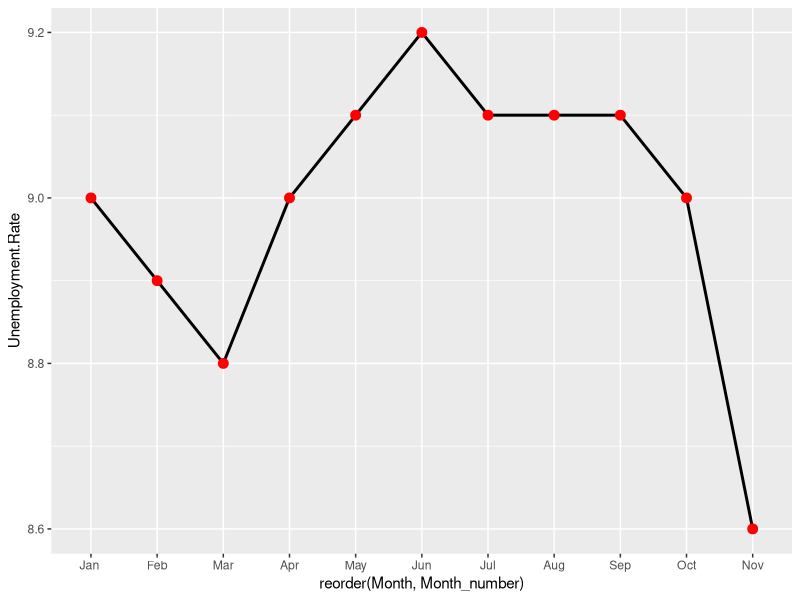
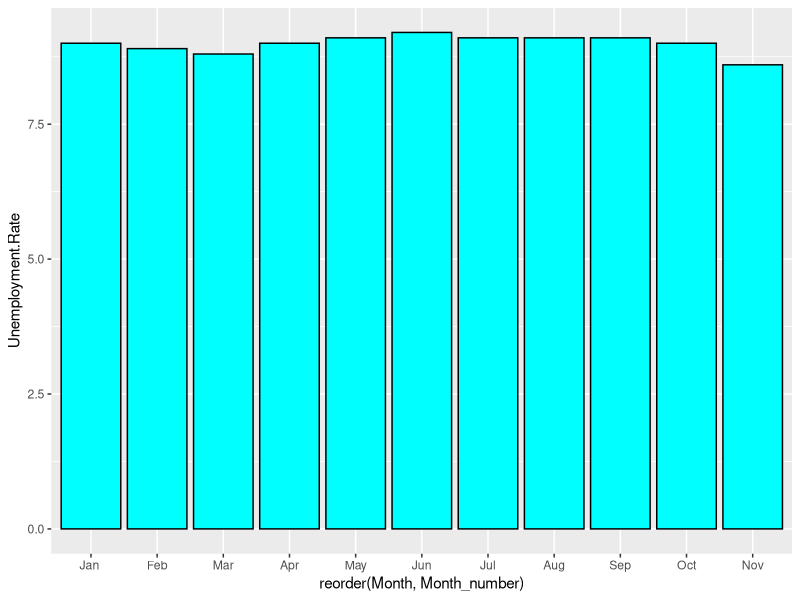
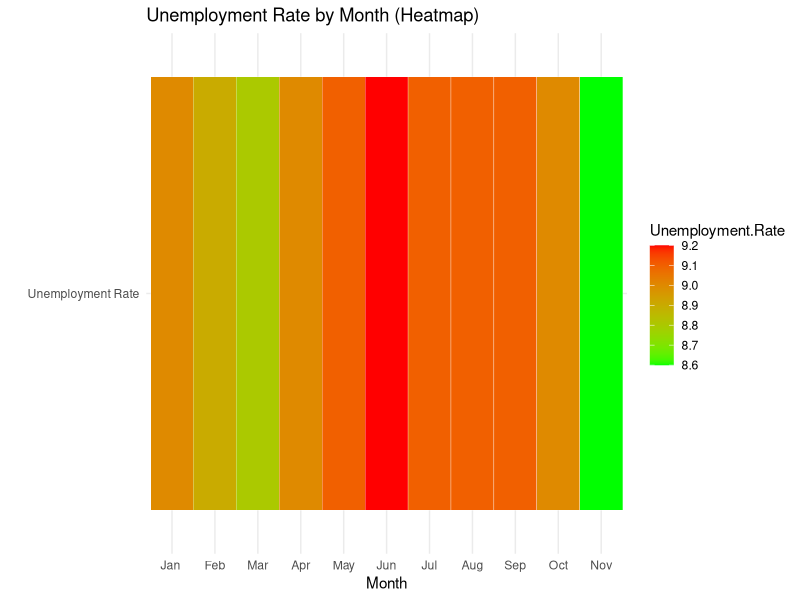
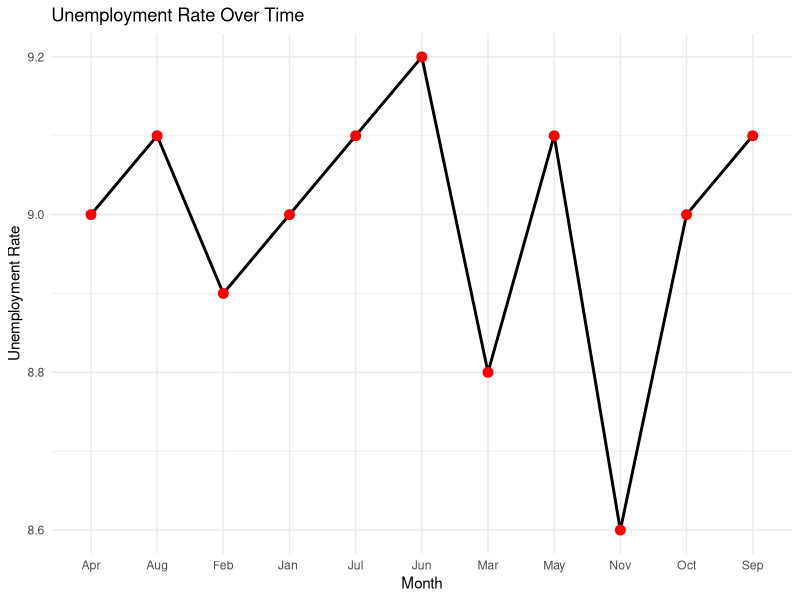

Write R code to recreate these figures, in order.
## ---- chunk 1
df = read.csv('unemployment.csv')
df
library(tidyverse)
library(ggplot2)
## ---- chunk 2
# Create a line chart with highlighted points
ggplot(df,aes(x=reorder(Month,Month_number),y=Unemployment.Rate,group=1))+geom_line(color="black",size=1)+geom_point(color='red',size=3)                # Optional: Clean theme

ggplot(df,aes(x=reorder(Month,Month_number),y=Unemployment.Rate,group=1))+
  geom_bar(stat = 'identity',colour='black',fill='cyan')


ggplot(df, aes(x = reorder(Month, Month_number), y = "Unemployment Rate")) +
  geom_tile(aes(fill = Unemployment.Rate), color = "white") +
  scale_fill_gradient(low = "green", high = "red") +
  theme_minimal() +
  labs(title = "Unemployment Rate by Month (Heatmap)", 
       x = "Month", 
       y = "")

## ---- chunk 3
df = read.csv('Unemployment data - Sheet1.csv')
df
library(tidyverse)
library(ggplot2)
## ---- chunk 4
# Create a line chart with highlighted points
ggplot(df, aes(x = Month, y = Unemployment.Rate, group = 1)) +
  geom_line(color = "black", size = 1) +    # Line for the trend
  geom_point(color = 'red', size = 3) +     # Red points on the line
  theme_minimal() +                         # Optional clean theme
  labs(title = "Unemployment Rate Over Time",
       x = "Month",
       y = "Unemployment Rate") 
